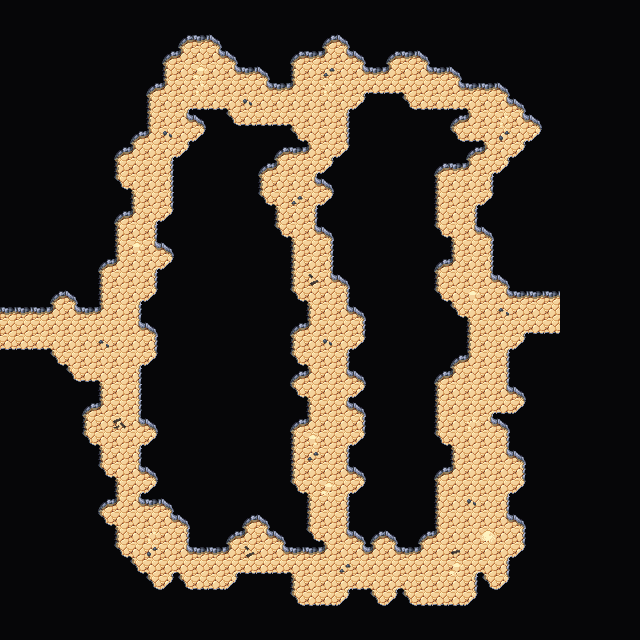

Rendered tile map (Tiled .tmx) drawn with the repository's tilesets; below, a short description and the map source with its tile grids summarised:
An orthogonal 40x40 tile map with 16x16 px tiles, 4 tile layers (Collision, Background, Walls, Clutter), 2 tilesets and 2 objects.

<map version="1.5" tiledversion="1.7.2" orientation="orthogonal" renderorder="right-down" width="40" height="40" tilewidth="16" tileheight="16" infinite="0" nextlayerid="7" nextobjectid="63">
 <editorsettings>
  <export target="wastetown..tmx" format="tmx" />
 </editorsettings>
 <tileset firstgid="1" source="../../../tileset/main.tsx" />
 <tileset firstgid="3477" source="../../../tileset/buildings.tsx" />
 <layer id="6" name="Collision" width="40" height="40">
  <data>[1600 cells, 0 non-empty, 0 distinct tile ids]</data>
 </layer>
 <layer id="1" name="Background" width="40" height="40">
  <data>[1600 cells, 1600 non-empty, 1 distinct tile ids]</data>
 </layer>
 <layer id="2" name="Walls" width="40" height="40">
  <data>[1600 cells, 1425 non-empty, 19 distinct tile ids]</data>
 </layer>
 <layer id="3" name="Clutter" width="40" height="40">
  <properties>
   <property name="spriteLayer" type="bool" value="true" />
  </properties>
  <data>[1600 cells, 26 non-empty, 11 distinct tile ids]</data>
 </layer>
 <objectgroup id="4" name="Objects">
  <object id="59" template="../../../obj/door_right.tx" x="1.33334" y="336">
   <properties>
    <property name="teleport" value="../common/maps/map/cave/cave_multilevel_4/cave_23J8.tmx" />
    <property name="teleportObjectId" value="60" />
   </properties>
  </object>
  <object id="62" template="../../../obj/door_left.tx" x="543.833" y="320">
   <properties>
    <property name="teleport" value="../common/maps/map/cave/cave_multilevel_4/cave_23J10.tmx" />
    <property name="teleportObjectId" value="59" />
   </properties>
  </object>
 </objectgroup>
</map>
